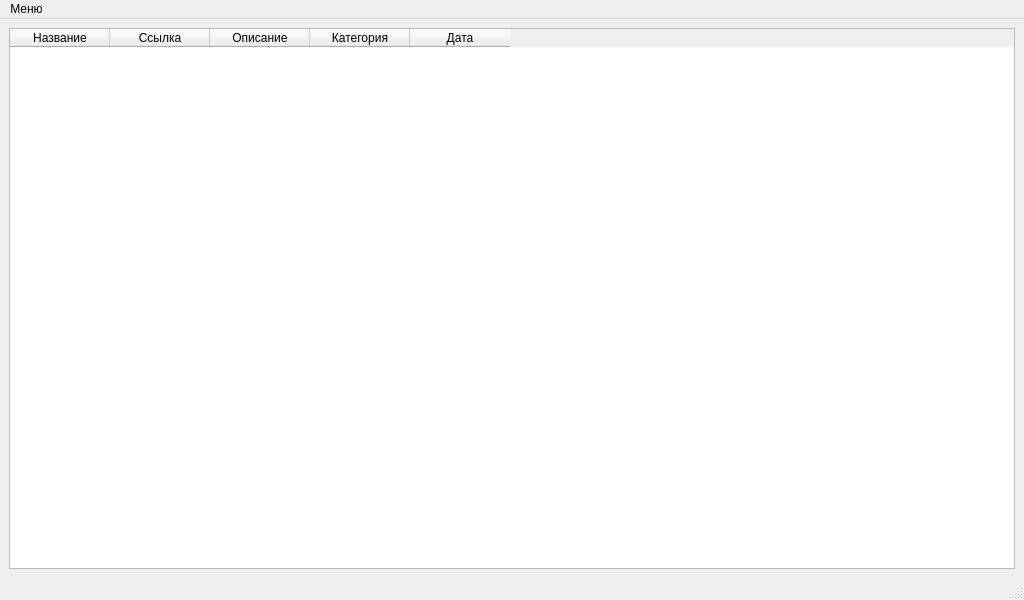
<?xml version="1.0" encoding="UTF-8"?>
<ui version="4.0">
 <class>MainWindow</class>
 <widget class="QMainWindow" name="MainWindow">
  <property name="geometry">
   <rect>
    <x>0</x>
    <y>0</y>
    <width>1024</width>
    <height>600</height>
   </rect>
  </property>
  <property name="windowTitle">
   <string>Rss viewer cyberforum</string>
  </property>
  <property name="windowIcon">
   <iconset resource="../resource/res.qrc">
    <normaloff>:/icon/rss_orb_2121.ico</normaloff>:/icon/rss_orb_2121.ico</iconset>
  </property>
  <widget class="QWidget" name="centralwidget">
   <layout class="QGridLayout" name="gridLayout">
    <item row="0" column="0">
     <widget class="QTableWidget" name="tableWidget">
      <column>
       <property name="text">
        <string>Название</string>
       </property>
      </column>
      <column>
       <property name="text">
        <string>Ссылка</string>
       </property>
      </column>
      <column>
       <property name="text">
        <string>Описание</string>
       </property>
      </column>
      <column>
       <property name="text">
        <string>Категория</string>
       </property>
      </column>
      <column>
       <property name="text">
        <string>Дата</string>
       </property>
      </column>
     </widget>
    </item>
   </layout>
  </widget>
  <widget class="QMenuBar" name="menubar">
   <property name="geometry">
    <rect>
     <x>0</x>
     <y>0</y>
     <width>1024</width>
     <height>21</height>
    </rect>
   </property>
   <widget class="QMenu" name="menu">
    <property name="title">
     <string>Меню</string>
    </property>
    <addaction name="setting"/>
    <addaction name="separator"/>
    <addaction name="about"/>
    <addaction name="exit"/>
   </widget>
   <addaction name="menu"/>
  </widget>
  <widget class="QStatusBar" name="statusbar"/>
  <action name="filter_cat">
   <property name="text">
    <string>Фильтр категорий</string>
   </property>
  </action>
  <action name="interval">
   <property name="text">
    <string>Интервал обновления</string>
   </property>
  </action>
  <action name="about">
   <property name="text">
    <string>Об авторе</string>
   </property>
  </action>
  <action name="exit">
   <property name="text">
    <string>Выход</string>
   </property>
  </action>
  <action name="url_rss">
   <property name="text">
    <string>Url RSS</string>
   </property>
  </action>
  <action name="setting">
   <property name="text">
    <string>Настройки</string>
   </property>
  </action>
 </widget>
 <resources>
  <include location="../resource/res.qrc"/>
 </resources>
 <connections/>
</ui>
